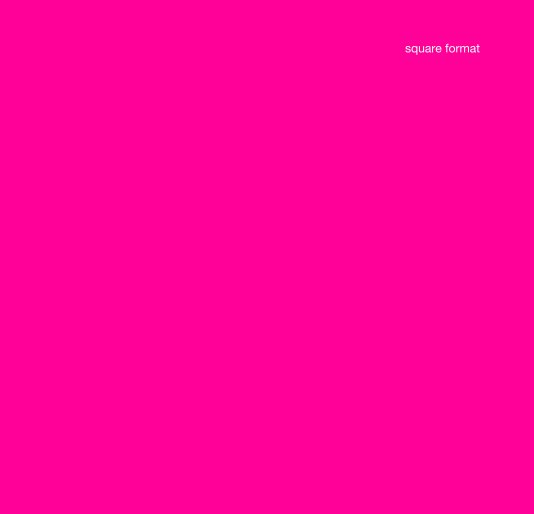
#> input picture magenta.jpeg, 534 x 514 px, given in place of the camera
$ python count_color_readability.py
#> lines starting #> are read from the running program, lines starting #| are printed output that depends on the picture; after the words box and inside, x2 and y2 are one past the last pixel; in counts of white or black regions, pixels touching at a corner belong together
### calibration.py
# ステレオビジョンカメラのキャリブレーション

import cv2 # type: ignore
import numpy as np # type: ignore
import time
import os

### キャリブレーション情報の保存先 ###
CALIB_FILE = "calib_data/calibration.npz"

# [60 lines left out: function live_stereo_calibrate, not called in this run]

def save_calibration(K1, dist1, K2, dist2, R, T):
    np.savez(CALIB_FILE, K1=K1, dist1=dist1, K2=K2, dist2=dist2, R=R, T=T)

def load_calibration():
    if os.path.exists(CALIB_FILE):
        data = np.load(CALIB_FILE)
#> (reads calib_data/calibration.npz from the repository)
#> in live_pink_tracking_analysis, fL is the input picture: shape (514, 534, 3); mean B, G, R 152.1, 1.2, 254.9
        print("Loaded existing calibration data\n")
        return data["K1"], data["dist1"], data["K2"], data["dist2"], data["R"], data["T"]
    else:
        print("No calibration data. Building new data.\n")
        K1, dist1, K2, dist2, R, T = live_stereo_calibrate(CHECKERBOARD=(9,6), num_pairs=12)
        calib_dir = os.path.dirname(CALIB_FILE)
        if not os.path.exists(calib_dir):
            os.makedirs(calib_dir)
        np.savez(CALIB_FILE, K1=K1, dist1=dist1, K2=K2, dist2=dist2, R=R, T=T)
        print("Saved calibration data.\n")
        return K1, dist1, K2, dist2, R, T

### count_color_readability.py
# 色マーカーの認識率測定をtxtに書き込む

import cv2
import numpy as np
import calibration
import time
import os

def get_pink_center(frame):
    hsv = cv2.cvtColor(frame, cv2.COLOR_BGR2HSV)
#> hsv: shape (514, 534, 3); mean H, S, V 162, 253.8, 254.9
    # ピンク色のHSV範囲
    lower_pink = np.array([140, 50, 50])
    upper_pink = np.array([170, 255, 255])

    mask = cv2.inRange(hsv, lower_pink, upper_pink)
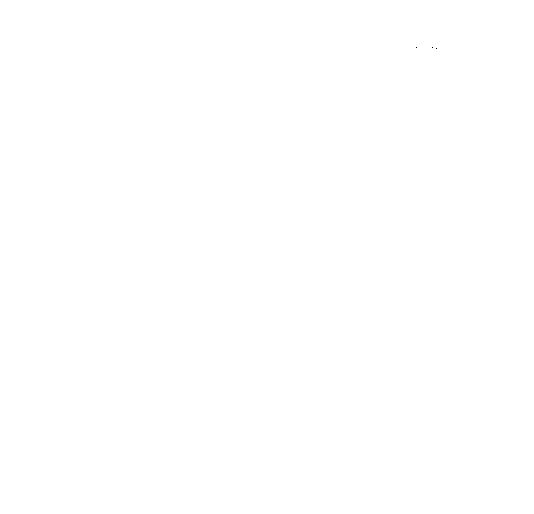
#> mask: shape (514, 534); 100% white; black in thin lines or dots, all inside (x1, y1, x2, y2) = (416, 47, 437, 49)
    kernel = np.ones((5, 5), np.uint8)
    mask = cv2.morphologyEx(mask, cv2.MORPH_OPEN, kernel)

    contours, _ = cv2.findContours(mask, cv2.RETR_EXTERNAL, cv2.CHAIN_APPROX_SIMPLE)
#> contours = [[[0, 0], [0, 513], [533, 513], [533, 0]]]
    if contours:
        c = max(contours, key=cv2.contourArea)
#> c = [[0, 0], [0, 513], [533, 513], [533, 0]]
        if cv2.contourArea(c) > 100:
            M = cv2.moments(c)
#> M = moments, m00 273429, centre m10/m00, m01/m00 = (266.5, 256.5)
            if M["m00"] > 0:
                cx = int(M["m10"] / M["m00"])
#> cx = 266
                cy = int(M["m01"] / M["m00"])
#> cy = 256
                return (cx, cy), c
    return None, None

def live_pink_tracking_analysis(K1, dist1, K2, dist2, R, T, camera_height_m=1.05, duration=10):
    os.makedirs("results", exist_ok=True)
    ### 保存先ファイル名 ###
    filepath = "results_readability/color.txt"

    # 投影行列の作成
    P1 = K1 @ np.hstack((np.eye(3), np.zeros((3, 1))))
    P2 = K2 @ np.hstack((R, T.reshape(3, 1)))

    capL = cv2.VideoCapture(2)
    capR = cv2.VideoCapture(0)

    total_frames = 0
    success_frames = 0

    print(f">> 10秒間の計測を開始します。保存先: {filepath}")

    with open(filepath, "w", encoding="utf-8") as f:
        f.write("Time(s), Frame_Index, Success_Flag, Z_Dist, Height\n")

        start_time = time.time()

        while True:
            elapsed_time = time.time() - start_time
            if elapsed_time > duration:
                break

            retL, fL = capL.read()
            retR, fR = capR.read()
            if not (retL and retR): break

            total_frames += 1
            success_flag = 0
            raw_z, height_from_ground = 0.0, 0.0

            resL = get_pink_center(fL)
#> resL = ((266, 256), [[0, 0], [0, 513], [533, 513], [533, 0]])
            resR = get_pink_center(fR)
#> resR has the same summary as resL

            # 左右両方でピンクが見つかった場合
            if resL[0] is not None and resR[0] is not None:
                success_frames += 1
                success_flag = 1
                cL, cR = resL[0], resR[0]
#> cL = (266, 256); cR = (266, 256)

                # 三角測量
                pts1 = cv2.undistortPoints(np.array([[float(cL[0])], [float(cL[1])]]), K1, dist1, P=K1)
#> pts1 = [[266, 255.6]]
                pts2 = cv2.undistortPoints(np.array([[float(cR[0])], [float(cR[1])]]), K2, dist2, P=K2)
#> pts2 = [[268.7, 256]]
                X_hom = cv2.triangulatePoints(P1, P2, pts1, pts2)
#> X_hom = [0.0734, -0.0181, -0.997, -0.00219]
                X = X_hom[:3] / X_hom[3]
#> X = [-33.51, 8.26, 455.1]

                raw_y, raw_z = X[1][0], X[2][0]
#> raw_y = 8.26; raw_z = 455.1
                if raw_z > 10: # cm単位をmに変換
                    raw_y /= 100.0
#> raw_y = 0.0826
                    raw_z /= 100.0
#> raw_z = 4.55

                height_from_ground = camera_height_m - raw_y
#> height_from_ground = 0.967

                # 描画
                cv2.circle(fL, cL, 7, (0, 0, 255), -1)
                cv2.putText(fL, f"Height: {height_from_ground:.2f}m", (cL[0]-50, cL[1]-20),
                            cv2.FONT_HERSHEY_SIMPLEX, 0.6, (0, 255, 0), 2)

            # ログ保存
            f.write(f"{elapsed_time:.3f}, {total_frames}, {success_flag}, {raw_z:.3f}, {height_from_ground:.3f}\n")

            # 画面表示
            current_rate = (success_frames / total_frames) * 100 if total_frames > 0 else 0
            cv2.putText(fL, f"Rate: {current_rate:.1f}% ({success_frames}/{total_frames})", (20, 40),
                        cv2.FONT_HERSHEY_SIMPLEX, 0.7, (255, 255, 255), 2)
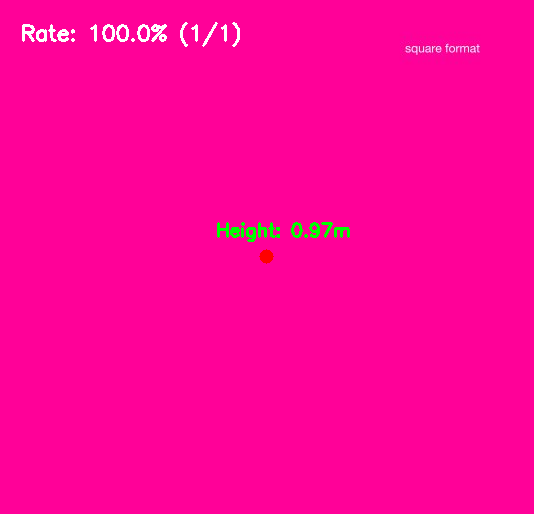
#> fL: shape (514, 534, 3); mean B, G, R 152, 3.3, 254.1

            both = cv2.hconcat([fL, fR])
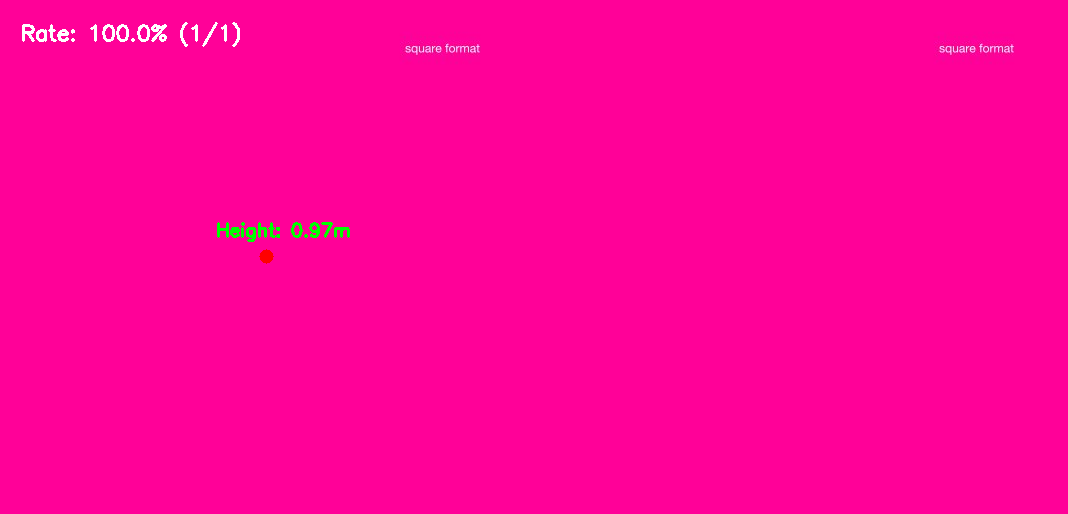
#> both: shape (514, 1068, 3); mean B, G, R 152, 2.3, 254.5
            cv2.imshow("Pink Tracking Analysis", both)
            if cv2.waitKey(1) & 0xFF == ord('q'): break
#> (key q is pressed here)

        # 最終統計
        success_rate = (success_frames / total_frames * 100) if total_frames > 0 else 0
        summary = (
            f"\n--- Pink Tracking Statistics ---\n"
            f"Total Frames: {total_frames}\n"
            f"Success Frames: {success_frames}\n"
            f"Success Rate: {success_rate:.2f}%\n"
        )
        f.write(summary)
        print(summary)

    capL.release()
    capR.release()
    cv2.destroyAllWindows()

if __name__ == "__main__":
    try:
        K1, dist1, K2, dist2, R, T = calibration.load_calibration()
        live_pink_tracking_analysis(K1, dist1, K2, dist2, R, T, camera_height_m=1.05, duration=10)
    except Exception as e:
        print(f"エラーが発生しました: {e}")
